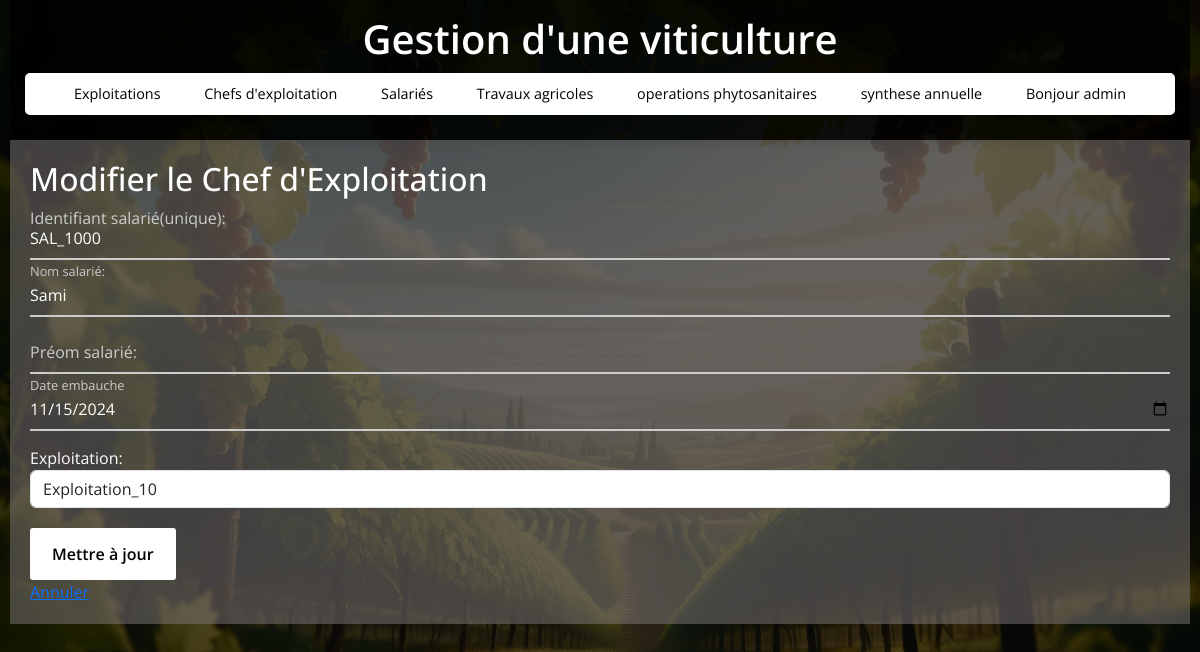
Page /salaries/edit/2 (signed in) on the committed database.
### tables this page shows
CREATE TABLE salaries (
                    id_salarie INTEGER PRIMARY KEY,
                    identifiant_sal TEXT,
                    nom_salarie TEXT,
                    prenom_salarie TEXT,
                    date_embauche TEXT,
                    id_exploitation INTEGER,
                    FOREIGN KEY(id_exploitation) REFERENCES exploitations(id_exploitation)
                );

CREATE TABLE exploitations (
                    id_exploitation INTEGER PRIMARY KEY,
                    nom_exploitation TEXT,
                    superficie REAL
                );

### app.py (the view, shortened to what this page needs)
@app.route('/salaries/edit/<int:id>', methods=('GET', 'POST'))
def edit_salarie(id):
    if 'user_id' not in session:
        return redirect(url_for('login'))
    conn = get_db_connection()
    salarie = conn.execute('SELECT * FROM salaries WHERE id_salarie = ?', (id,)).fetchone()
    exploitations = conn.execute('SELECT * FROM exploitations').fetchall()  # Récupérer toutes les exploitations
    conn.close()
    flash('Salarié modifié avec succès.')
    return render_template('edit_salarie.html', salarie=salarie, exploitations=exploitations)

### app.py (called while the page is built)
def get_db_connection():
    conn = sqlite3.connect(DB_NAME)
    conn.row_factory = sqlite3.Row  # Retourne les résultats sous forme de dictionnaire
    return conn

### templates/edit_salarie.html (shortened to what this page needs)
{% extends 'base.html' %}
{% block content %}
    <h2>Modifier le Chef d'Exploitation</h2>
    <form action="{{ url_for('edit_salarie', id=salarie.id_salarie) }}" method="POST">
        <div class="input-field">
            <input type="text" name="identifiant" value="{{ salarie.identifiant_sal }}" id="identifiant" disabled>
            <label style="    top: 0%;">Identifiant salarié(unique):</label>
        </div>
        <div class="input-field">
            <input type="text" name="nom" id="nom" value="{{ salarie.nom_salarie }}" required>
            <label>Nom salarié:</label>
        </div>
        <div class="input-field">
            <input type="text" name="prenom" id="prenom" value="{{ salarie.prenom_salarie }}" required>
            <label>Préom salarié:</label>
        </div>
        <div class="input-field">
            <input type="date"  name="date_embauche" id="date_embauche" value="{{ salarie.date_embauche }}" required>
            <label>Date embauche</label>
        </div>
        <div >
            <label>Exploitation:</label>
            <select id="id_exploitation" name="id_exploitation"  class="form-control"  required>
                {% for exploitation in exploitations %}
                    <option value="{{ exploitation.id_exploitation }}"
                    {% if exploitation.id_exploitation == salarie.id_exploitation %}selected{% endif %} >{{ exploitation.nom_exploitation }}</option>
                {% endfor %}
            </select>
        </div>
        <button class="button"  type="submit">Mettre à jour</button>
    </form>
    <a href="{{ url_for('salaries') }}">Annuler</a>
{% endblock %}

### static/style.css (style rules this page uses)
* { margin: 0; padding: 0; box-sizing: border-box; font-family: "Open Sans", sans-serif; }
body { display: flex; flex-direction: column; align-items: center; justify-content: flex-start; min-height: 100vh; width: 100%; background: url("./img/viticulture.webp") center/cover no-repeat, #000; padding: 0 10px; position: relative; overflow-y: auto; color: #fff; }
body::before { content: ""; position: absolute; width: 100%; height: 100%; background: rgba(0, 0, 0, 0.7); z-index: -1; }
h2 { font-size: 2rem; margin-bottom: 20px; color: #fff; }
.input-field { position: relative; border-bottom: 2px solid #ccc; margin: 15px 0; }
.input-field label { position: absolute; top: 50%; left: 0; transform: translateY(-50%); color: #ccc; font-size: 16px; pointer-events: none; transition: 0.15s ease; }
.input-field input { width: 100%; height: 40px; background: transparent; border: none; outline: none; font-size: 16px; color: #fff; }
.input-field input:focus~label, .input-field input:valid~label { font-size: 0.8rem; top: 10px; transform: translateY(-120%); }
.button { background: #fff; color: #000; font-weight: 600; border: none; padding: 12px 20px; cursor: pointer; border-radius: 3px; font-size: 16px; border: 2px solid transparent; transition: 0.3s ease; margin-top: 20px; }

### rows in the picture
salaries: identifiant "SAL_1000", nom "Sami", date_embauche "11/15/2024", id_exploitation "Exploitation_10"

### other values in the picture
{{ session.get('admin') }} "admin"
